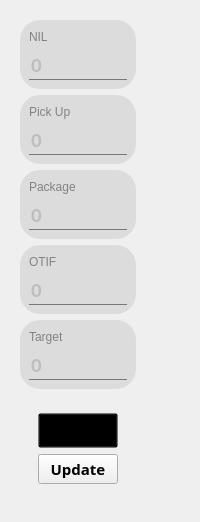
          <widget class="QWidget" name="tab_9">
           <attribute name="title">
            <string>Criteria</string>
           </attribute>
           <layout class="QGridLayout" name="gridLayout_37">
            <item row="0" column="0" alignment="Qt::AlignLeft">
             <widget class="QWidget" name="widget_25" native="true">
              <layout class="QGridLayout" name="gridLayout_36">
               <item row="0" column="0">
                <widget class="QWidget" name="widget_20" native="true">
                 <property name="styleSheet">
                  <string notr="true">QWidget{
background-color:rgb(220,220,220);
 border-radius:20px
}</string>
                 </property>
                 <layout class="QVBoxLayout" name="verticalLayout_17">
                  <item>
                   <widget class="QLabel" name="label_33">
                    <property name="minimumSize">
                     <size>
                      <width>0</width>
                      <height>15</height>
                     </size>
                    </property>
                    <property name="maximumSize">
                     <size>
                      <width>16777215</width>
                      <height>15</height>
                     </size>
                    </property>
                    <property name="font">
                     <font>
                      <pointsize>9</pointsize>
                     </font>
                    </property>
                    <property name="styleSheet">
                     <string notr="true">background-color:transparent;
color:rgb(130,130,130)</string>
                    </property>
                    <property name="text">
                     <string>NIL</string>
                    </property>
                   </widget>
                  </item>
                  <item>
                   <widget class="QSpinBox" name="nil_criteria">
                    <property name="enabled">
                     <bool>false</bool>
                    </property>
                    <property name="minimumSize">
                     <size>
                      <width>0</width>
                      <height>30</height>
                     </size>
                    </property>
                    <property name="maximumSize">
                     <size>
                      <width>160</width>
                      <height>16777215</height>
                     </size>
                    </property>
                    <property name="font">
                     <font>
                      <family>Calibri</family>
                      <pointsize>16</pointsize>
                      <weight>75</weight>
                      <bold>true</bold>
                     </font>
                    </property>
                    <property name="styleSheet">
                     <string notr="true">QSpinBox {
    border: none;
    border-bottom: 1px solid rgb(90, 54, 247);
    border-radius: 0;
    background-color:transparent
;
}

QSpinBox:disabled, QSpinBox:!focus {
    border-bottom: 1px solid rgb(120, 120, 120);
}</string>
                    </property>
                    <property name="readOnly">
                     <bool>false</bool>
                    </property>
                    <property name="maximum">
                     <number>10</number>
                    </property>
                    <property name="value">
                     <number>0</number>
                    </property>
                   </widget>
                  </item>
                 </layout>
                </widget>
               </item>
               <item row="1" column="0">
                <widget class="QWidget" name="widget_21" native="true">
                 <property name="styleSheet">
                  <string notr="true">QWidget{
background-color:rgb(220,220,220);
 border-radius:20px
}</string>
                 </property>
                 <layout class="QVBoxLayout" name="verticalLayout_18">
                  <item>
                   <widget class="QLabel" name="label_32">
                    <property name="minimumSize">
                     <size>
                      <width>0</width>
                      <height>15</height>
                     </size>
                    </property>
                    <property name="maximumSize">
                     <size>
                      <width>16777215</width>
                      <height>15</height>
                     </size>
                    </property>
                    <property name="font">
                     <font>
                      <pointsize>9</pointsize>
                     </font>
                    </property>
                    <property name="styleSheet">
                     <string notr="true">background-color:transparent;
color:rgb(130,130,130)</string>
                    </property>
                    <property name="text">
                     <string>Pick Up</string>
                    </property>
                   </widget>
                  </item>
                  <item>
                   <widget class="QSpinBox" name="quality_pickup_criteria">
                    <property name="enabled">
                     <bool>false</bool>
                    </property>
                    <property name="minimumSize">
                     <size>
                      <width>0</width>
                      <height>30</height>
                     </size>
                    </property>
                    <property name="maximumSize">
                     <size>
                      <width>160</width>
                      <height>16777215</height>
                     </size>
                    </property>
                    <property name="font">
                     <font>
                      <family>Calibri</family>
                      <pointsize>16</pointsize>
                      <weight>75</weight>
                      <bold>true</bold>
                     </font>
                    </property>
                    <property name="styleSheet">
                     <string notr="true">QSpinBox {
    border: none;
    border-bottom: 1px solid rgb(90, 54, 247);
    border-radius: 0;
    background-color:transparent
;
}

QSpinBox:disabled, QSpinBox:!focus {
    border-bottom: 1px solid rgb(120, 120, 120);
}</string>
                    </property>
                    <property name="readOnly">
                     <bool>false</bool>
                    </property>
                    <property name="maximum">
                     <number>10</number>
                    </property>
                    <property name="value">
                     <number>0</number>
                    </property>
                   </widget>
                  </item>
                 </layout>
                </widget>
               </item>
               <item row="2" column="0">
                <widget class="QWidget" name="widget_19" native="true">
                 <property name="styleSheet">
                  <string notr="true">QWidget{
background-color:rgb(220,220,220);
 border-radius:20px
}</string>
                 </property>
                 <layout class="QVBoxLayout" name="verticalLayout_16">
                  <item>
                   <widget class="QLabel" name="label_35">
                    <property name="minimumSize">
                     <size>
                      <width>0</width>
                      <height>15</height>
                     </size>
                    </property>
                    <property name="maximumSize">
                     <size>
                      <width>16777215</width>
                      <height>15</height>
                     </size>
                    </property>
                    <property name="font">
                     <font>
                      <pointsize>9</pointsize>
                     </font>
                    </property>
                    <property name="styleSheet">
                     <string notr="true">background-color:transparent;
color:rgb(130,130,130)</string>
                    </property>
                    <property name="text">
                     <string>Package</string>
                    </property>
                   </widget>
                  </item>
                  <item>
                   <widget class="QSpinBox" name="quality_packege_criteria">
                    <property name="enabled">
                     <bool>false</bool>
                    </property>
                    <property name="minimumSize">
                     <size>
                      <width>0</width>
                      <height>30</height>
                     </size>
                    </property>
                    <property name="maximumSize">
                     <size>
                      <width>160</width>
                      <height>16777215</height>
                     </size>
                    </property>
                    <property name="font">
                     <font>
                      <family>Calibri</family>
                      <pointsize>16</pointsize>
                      <weight>75</weight>
                      <bold>true</bold>
                     </font>
                    </property>
                    <property name="styleSheet">
                     <string notr="true">QSpinBox {
    border: none;
    border-bottom: 1px solid rgb(90, 54, 247);
    border-radius: 0;
    background-color:transparent
;
}

QSpinBox:disabled, QSpinBox:!focus {
    border-bottom: 1px solid rgb(120, 120, 120);
}</string>
                    </property>
                    <property name="readOnly">
                     <bool>false</bool>
                    </property>
                    <property name="maximum">
                     <number>10</number>
                    </property>
                    <property name="value">
                     <number>0</number>
                    </property>
                   </widget>
                  </item>
                 </layout>
                </widget>
               </item>
               <item row="5" column="0">
                <widget class="QWidget" name="widget_24" native="true">
                 <layout class="QVBoxLayout" name="verticalLayout_12">
                  <item>
                   <widget class="QWidget" name="widget_18" native="true">
                    <property name="maximumSize">
                     <size>
                      <width>160</width>
                      <height>16777215</height>
                     </size>
                    </property>
                    <layout class="QGridLayout" name="gridLayout_7">
                     <item row="1" column="0">
                      <widget class="QPushButton" name="btn_update_criteria">
                       <property name="maximumSize">
                        <size>
                         <width>160</width>
                         <height>16777215</height>
                        </size>
                       </property>
                       <property name="font">
                        <font>
                         <family>Century Gothic</family>
                         <pointsize>11</pointsize>
                         <weight>75</weight>
                         <bold>true</bold>
                        </font>
                       </property>
                       <property name="text">
                        <string>Update</string>
                       </property>
                      </widget>
                     </item>
                     <item row="0" column="0">
                      <widget class="QPushButton" name="btn_unlock_criteria_edit">
                       <property name="maximumSize">
                        <size>
                         <width>160</width>
                         <height>16777215</height>
                        </size>
                       </property>
                       <property name="font">
                        <font>
                         <family>Century Gothic</family>
                         <pointsize>14</pointsize>
                         <weight>50</weight>
                         <bold>false</bold>
                        </font>
                       </property>
                       <property name="cursor">
                        <cursorShape>PointingHandCursor</cursorShape>
                       </property>
                       <property name="toolTip">
                        <string>Unlocked the criteria fields for editing</string>
                       </property>
                       <property name="styleSheet">
                        <string notr="true">background-color: transparent</string>
                       </property>
                       <property name="text">
                        <string>🔒</string>
                       </property>
                      </widget>
                     </item>
                    </layout>
                   </widget>
                  </item>
                 </layout>
                </widget>
               </item>
               <item row="3" column="0">
                <widget class="QWidget" name="widget_17" native="true">
                 <property name="styleSheet">
                  <string notr="true">QWidget{
background-color:rgb(220,220,220);
 border-radius:20px
}</string>
                 </property>
                 <layout class="QVBoxLayout" name="verticalLayout_20">
                  <item>
                   <widget class="QLabel" name="label_34">
                    <property name="minimumSize">
                     <size>
                      <width>0</width>
                      <height>15</height>
                     </size>
                    </property>
                    <property name="maximumSize">
                     <size>
                      <width>16777215</width>
                      <height>15</height>
                     </size>
                    </property>
                    <property name="font">
                     <font>
                      <pointsize>9</pointsize>
                     </font>
                    </property>
                    <property name="styleSheet">
                     <string notr="true">background-color:transparent;
color:rgb(130,130,130)</string>
                    </property>
                    <property name="text">
                     <string>OTIF</string>
                    </property>
                   </widget>
                  </item>
                  <item>
                   <widget class="QSpinBox" name="otif_criteria">
                    <property name="enabled">
                     <bool>false</bool>
                    </property>
                    <property name="minimumSize">
                     <size>
                      <width>0</width>
                      <height>30</height>
                     </size>
                    </property>
                    <property name="maximumSize">
                     <size>
                      <width>160</width>
                      <height>16777215</height>
                     </size>
                    </property>
                    <property name="font">
                     <font>
                      <family>Calibri</family>
                      <pointsize>16</pointsize>
                      <weight>75</weight>
                      <bold>true</bold>
                     </font>
                    </property>
                    <property name="styleSheet">
                     <string notr="true">QSpinBox {
    border: none;
    border-bottom: 1px solid rgb(90, 54, 247);
    border-radius: 0;
    background-color:transparent
;
}

QSpinBox:disabled, QSpinBox:!focus {
    border-bottom: 1px solid rgb(120, 120, 120);
}</string>
                    </property>
                    <property name="readOnly">
                     <bool>false</bool>
                    </property>
                    <property name="maximum">
                     <number>10</number>
                    </property>
                    <property name="value">
                     <number>0</number>
                    </property>
                   </widget>
                  </item>
                 </layout>
                </widget>
               </item>
               <item row="4" column="0">
                <widget class="QWidget" name="widget_16" native="true">
                 <property name="styleSheet">
                  <string notr="true">QWidget{
background-color:rgb(220,220,220);
 border-radius:20px
}</string>
                 </property>
                 <layout class="QVBoxLayout" name="verticalLayout_19">
                  <item>
                   <widget class="QLabel" name="label_37">
                    <property name="minimumSize">
                     <size>
                      <width>0</width>
                      <height>15</height>
                     </size>
                    </property>
                    <property name="maximumSize">
                     <size>
                      <width>16777215</width>
                      <height>15</height>
                     </size>
                    </property>
                    <property name="font">
                     <font>
                      <pointsize>9</pointsize>
                     </font>
                    </property>
                    <property name="styleSheet">
                     <string notr="true">background-color:transparent;
color:rgb(130,130,130)</string>
                    </property>
                    <property name="text">
                     <string>Target</string>
                    </property>
                   </widget>
                  </item>
                  <item>
                   <widget class="QSpinBox" name="target_criteria">
                    <property name="enabled">
                     <bool>false</bool>
                    </property>
                    <property name="minimumSize">
                     <size>
                      <width>0</width>
                      <height>30</height>
                     </size>
                    </property>
                    <property name="maximumSize">
                     <size>
                      <width>160</width>
                      <height>16777215</height>
                     </size>
                    </property>
                    <property name="font">
                     <font>
                      <family>Calibri</family>
                      <pointsize>16</pointsize>
                      <weight>75</weight>
                      <bold>true</bold>
                     </font>
                    </property>
                    <property name="styleSheet">
                     <string notr="true">QSpinBox {
    border: none;
    border-bottom: 1px solid rgb(90, 54, 247);
    border-radius: 0;
    background-color:transparent
;
}

QSpinBox:disabled, QSpinBox:!focus {
    border-bottom: 1px solid rgb(120, 120, 120);
}</string>
                    </property>
                    <property name="readOnly">
                     <bool>false</bool>
                    </property>
                    <property name="maximum">
                     <number>400</number>
                    </property>
                    <property name="value">
                     <number>0</number>
                    </property>
                   </widget>
                  </item>
                 </layout>
                </widget>
               </item>
              </layout>
             </widget>
            </item>
           </layout>
          </widget>
